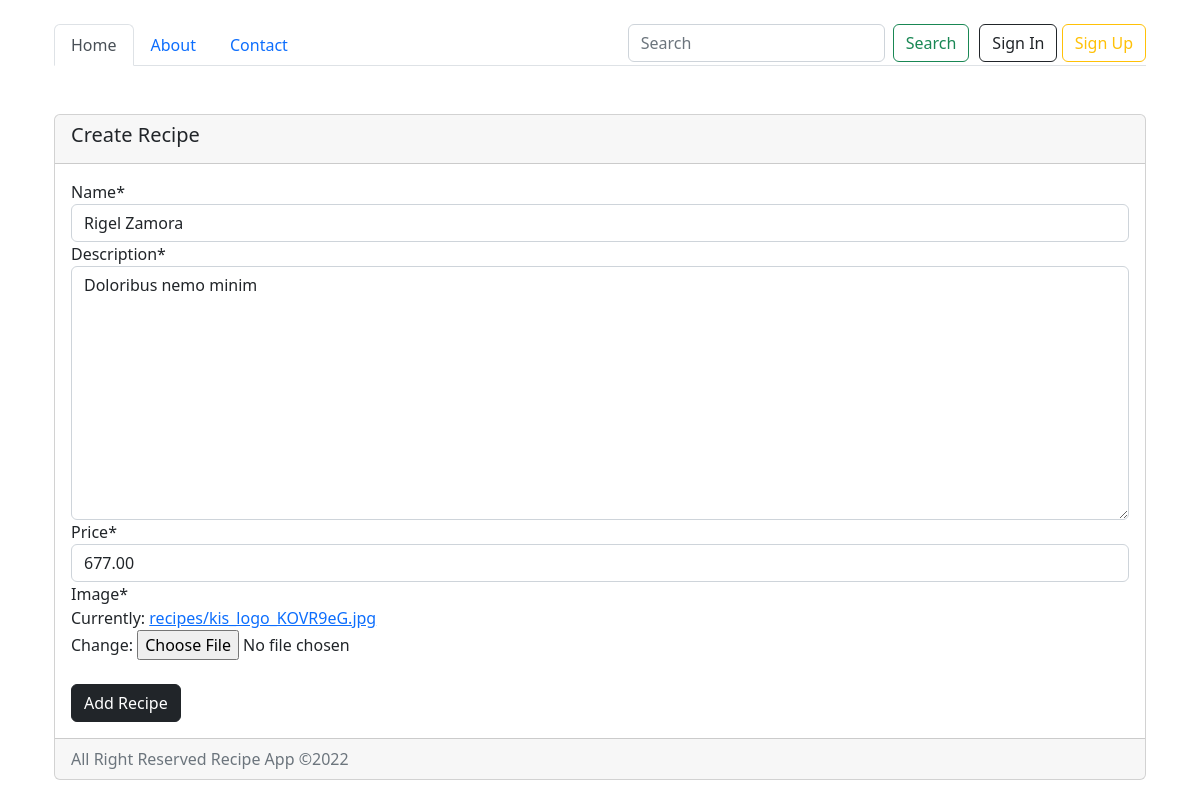
Page /update-recipe/14/ on the committed database.
### main/models.py (models this page shows, shortened)
class Recipe(models.Model):
    name = models.CharField(max_length=100)
    description = models.TextField()
    price = models.DecimalField(decimal_places=2, max_digits=8)
    image = models.ImageField(upload_to='recipes/')
    owner = models.ForeignKey(User, on_delete=models.CASCADE, null=True)
    date = models.DateTimeField(auto_now=True)

### main/views.py (the view, shortened to what this page needs)
# urls.py: path('update-recipe/<int:pk>/', views.RecipeUpdateView.as_view(), name='update-recipe'),
class RecipeUpdateView(UpdateView, LoginRequiredMixin, UserPassesTestMixin):
    model = Recipe
    fields = ['name', 'description', 'price', 'image']

### main/templates/main/recipe_form.html (shortened to what this page needs)
{% extends 'main/base.html' %}
{% block content %}
{% load crispy_forms_tags %}
<br>
<div class="container">
    <div class="card col md-6" style="margin: auto;">
        <div class="card-header">
            <h5 class="card-title">Create Recipe</h5>
        </div>
        <div class="card-body">
        <form action="" method="post" enctype="multipart/form-data">
            {{form|crispy}}
            <br>
            <button type="submit" class="btn btn-md btn-dark btn-block">Add Recipe</button>
        </form>
        </div>
        <div class="card-footer text-muted">
            All Right Reserved Recipe App &copy;2022
        </div>
    </div>
</div>
{% endblock content %}

### rows in the picture
Recipe: name "Rigel Zamora", description "Doloribus nemo minim", price "677.00"
